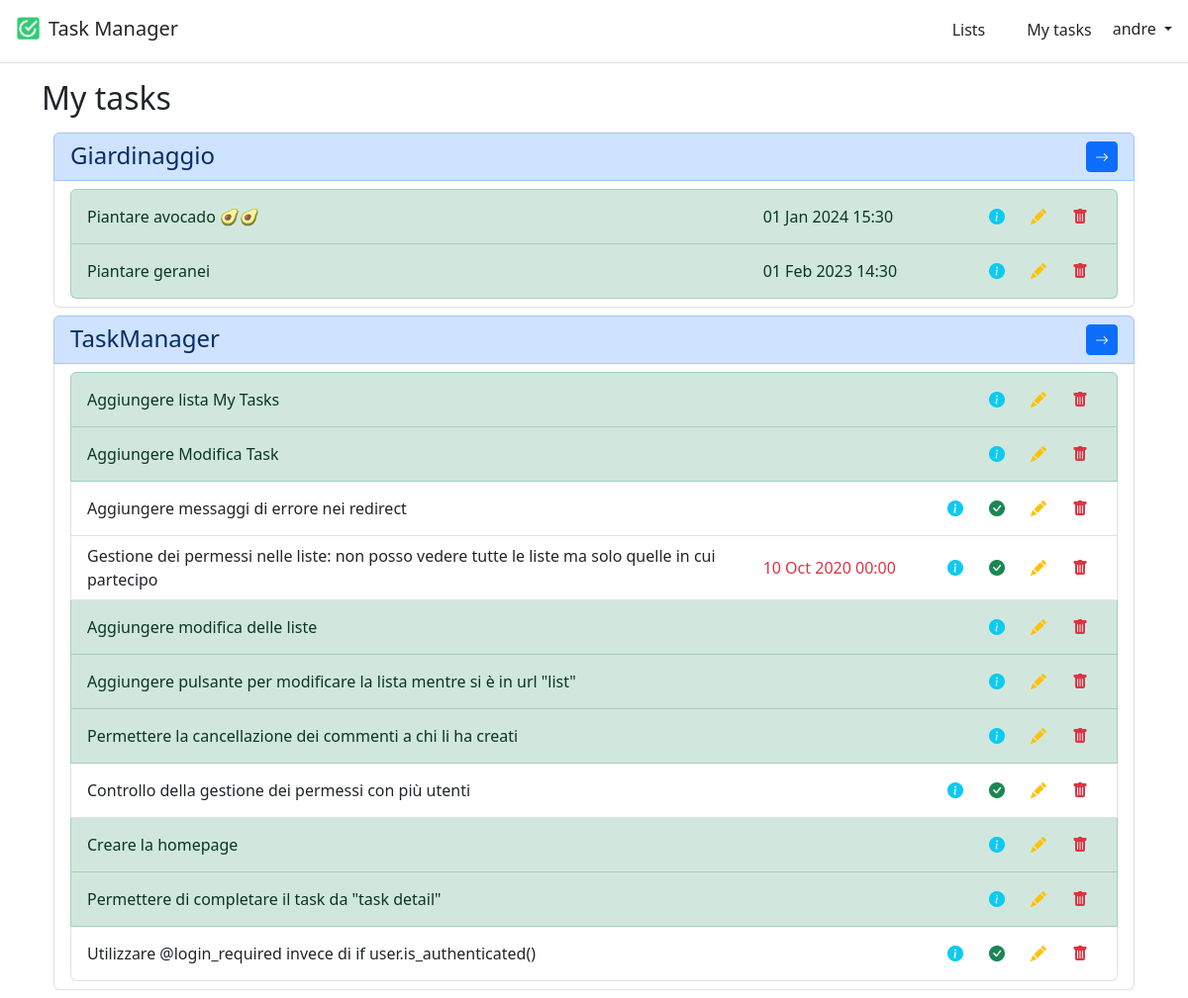
Page /lists/my-tasks (signed in) on the committed database.
### lists/models.py (models this page shows, shortened)
class TaskList(models.Model):
    id = models.AutoField(primary_key=True)
    title = models.CharField(max_length=255)
    description = models.TextField()
    owner = models.ForeignKey(User, on_delete=models.CASCADE, related_name="owner")
    participants = models.ManyToManyField(User, related_name="participants")
    tasks = models.ManyToManyField("Task", related_name="tasks", blank=True)

class Task(models.Model):
    class Priority(models.TextChoices):
        LOW = "LOW", "Low"
        MEDIUM = "MEDIUM", "Medium"
        HIGH = "HIGH", "High"
    id = models.AutoField(primary_key=True)
    title = models.CharField(max_length=255)
    description = models.TextField(null=True, blank=True)
    completed = models.BooleanField(default=False)
    due_datetime = models.DateTimeField(null=True, blank=True)
    assigned_to = models.ForeignKey(User, on_delete=models.CASCADE, related_name="assigned_to")
    created_by = models.ForeignKey(User, on_delete=models.CASCADE, related_name="created_by")
    attachment = models.FileField(null=True, blank=True)
    priority = models.CharField(choices=Priority.choices, max_length=6, null=True, blank=True, default=None)
    task_list = models.ForeignKey(TaskList, on_delete=models.CASCADE, related_name="task_list")

### lists/views.py (the view)
# urls.py: path('my-tasks', views.MyTasksView.as_view(), name="my-tasks"),
class MyTasksView(LoginRequiredMixin, View):
    template = "tasks/my_tasks.html"
    def get(self, request):
        task_lists = TaskList.objects.filter(participants=request.user)
        tasks = Task.objects.filter(task_list__in=task_lists).filter(assigned_to=request.user)
        task_dict = {}
        for task_list in task_lists:
            if tasks.filter(task_list=task_list).exists():
                task_dict[task_list.id] = tasks.filter(task_list=task_list)
        task_lists = task_lists.filter(id__in=task_dict.keys())
        return render(request, self.template, {"lists": task_lists, "task_dict": task_dict})

### lists/templatetags/custom_filters.py (called while the page is built)
@register.filter(expects_localtime=True)
def is_expired(value):
    if value is None:
        return False
    try:
        return value < timezone.now()
    except AttributeError:
        return False

@register.filter
def get_item(dictionary, key):
    return dictionary.get(key)

### templates/tasks/my_tasks.html (shortened to what this page needs)
{% extends "base.html" %}
{% load custom_filters %}
{% block content %}
    <h2>My tasks</h2>
    <div class="container">
        <div class="row">
            <div class="col">
                {% for task_list in lists %}
                    <ul class="list-group my-2">
                        <li class="list-group-item d-flex list-group-item-primary">
                            <h4 class="col d-inline m-0">{{ task_list.title }}</h4>
                            <a href="{% url 'list' task_list.id %}" class="col d-flex justify-content-end">
                                <button class="btn btn-sm btn-primary"><i class="bi bi-arrow-right"></i></button>
                            </a>
                        </li>
                        <li class="list-group-item">
                            <ul class="list-group">
                                {% for task in task_dict|get_item:task_list.id %}
                                    <li class="list-group-item d-flex justify-content-between align-items-center
                                            {% if task.completed %}list-group-item-success{% endif %}">
                                        <div class="col col-8">
                                            {{ task.title }}
                                        </div>
                                        <div class="col {% if task.due_datetime|is_expired and not task.completed %}text-danger{% endif %}">
                                            {{ task.due_datetime | date:"d M Y H:i" }}
                                        </div>
                                        <div class="col d-flex justify-content-end">
                                            <a href="{% url 'task' task_list.id task.id %}">
                                                <button class="btn text-info"><i class="bi-info-circle-fill"></i>
                                                </button>
                                            </a>
                                            {% if not task.completed %}
                                                <a href="{% url 'task_complete' task_list.id task.id %}">
                                                    <button class="btn text-success"><i
                                                            class="bi-check-circle-fill"></i>
                                                    </button>
                                                </a>
                                            {% endif %}
                                            <a href="{% url 'task_edit' task_list.id task.id %}">
                                                <button class="btn text-warning"><i class="bi-pencil-fill"></i></button>
                                            </a>
                                            <a href="{% url 'task_delete' task_list.id task.id %}">
                                                <button class="btn text-danger"><i class="bi-trash-fill"></i></button>
                                            </a>
                                        </div>
                                    </li>
                                {% endfor %}
                            </ul>
                        </li>
                    </ul>
                {% empty %}
                    <ul class="list-group my-2">
                        <li class="list-group-item d-flex list-group-item-primary">
                            <h4 class="col d-inline m-0">You don't have any tasks.</h4>
                    </ul>
                {% endfor %}
            </div>
        </div>
    </div>
{% endblock %}

### templates/base.html (shortened to what this page needs)
<!DOCTYPE html>
<html lang="en">
{% load static %}
{% load crispy_forms_tags %}
<head>
    <link href="https://cdn.jsdelivr.net/npm/bootstrap@5.3.0-alpha3/dist/css/bootstrap.min.css" rel="stylesheet"
>
    <link rel="stylesheet" href="https://cdn.jsdelivr.net/npm/bootstrap-icons@1.3.0/font/bootstrap-icons.css">
</head>
<body>
<header class="p-3 mb-3 border-bottom">
    <div class="align-items-center">
        <a class="navbar-brand d-inline-flex align-items-center" href="{% url 'home' %}">
            <img class="img-responsive" src="{% static 'favicon.ico' %}" alt="Favicon" style="max-height: 25px;">
            <h5 class="d-inline-block my-0 mx-2">Task Manager</h5>
        </a>
        <div class="d-flex align-items-center float-end">
            {% if user.is_authenticated %}
                <ul class="nav col-12 col-lg-auto me-lg-auto mb-2 justify-content-center mb-md-0">
                    <li><a href="{% url 'lists' %}" class="nav-link px-2 py-0 link-dark">
                        <button class="btn py-0">Lists</button>
                    </a></li>
                    <li><a href="{% url 'my-tasks' %}" class="nav-link px-2 py-0 link-dark">
                        <button class="btn py-0">My tasks</button>
                    </a></li>
                </ul>
                <div class="dropdown text-end">
                    <a href="#" class="d-block link-dark text-decoration-none dropdown-toggle" id="dropdownUser"
                       data-bs-toggle="dropdown" aria-expanded="false">
                        {{ user.username }}
                    </a>
                </div>
            {% else %}
                <div class="text-end">
                    <a href="{% url 'login' %}" class="btn btn-outline-primary me-2">Log In</a>
                    <a href="{% url 'signup' %}" class="btn btn-primary">Sign Up</a>
                </div>
            {% endif %}
        </div>
    </div>
</header>
<main>
    <div class="container">
        {% block content %}
        {% endblock content %}
    </div>
</main>
</body>
</html>

### rows in the picture
TaskList: title "Giardinaggio"
Task: title "Piantare avocado 🥑🥑", due_datetime "01 Jan 2024 15:30"
Task: title "Piantare geranei", due_datetime "01 Feb 2023 14:30"
TaskList: title "TaskManager"
Task: title "Aggiungere lista My Tasks"
Task: title "Aggiungere Modifica Task"
Task: title "Aggiungere messaggi di errore nei redirect", completed False (drawn)
Task: title "Gestione dei permessi nelle liste: non posso vedere tutte le liste ma solo quelle in cui partecipo", due_datetime "10 Oct 2020 00:00", completed False (drawn)
Task: title "Aggiungere modifica delle liste"
Task: title "Aggiungere pulsante per modificare la lista mentre si è in url \"list\""
Task: title "Permettere la cancellazione dei commenti a chi li ha creati"
Task: title "Controllo della gestione dei permessi con più utenti", completed False (drawn)
Task: title "Creare la homepage"
Task: title "Permettere di completare il task da \"task detail\""
Task: title "Utilizzare @login_required invece di if user.is_authenticated()", completed False (drawn)

### other values in the picture
{{ user.username }} "andre"
